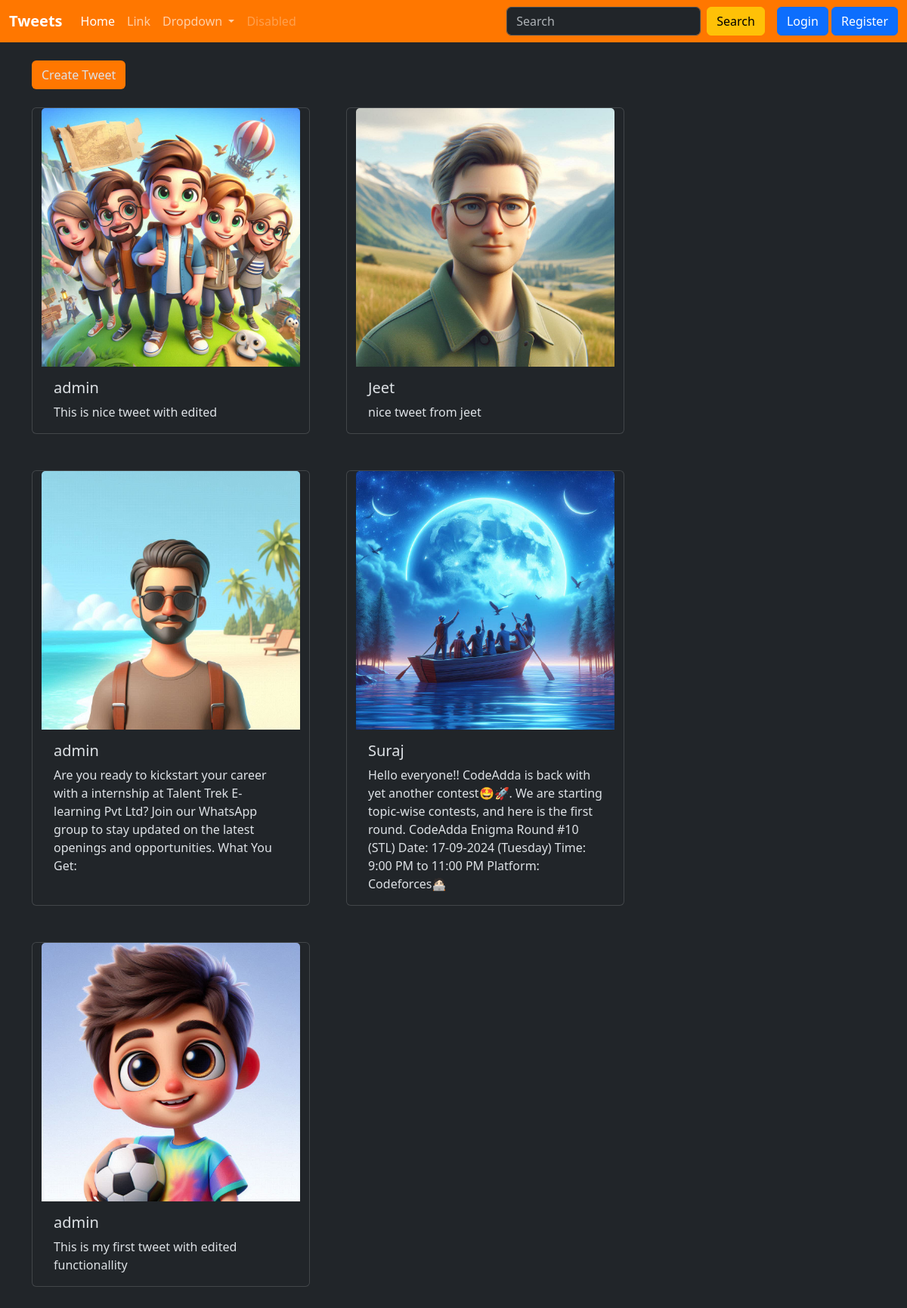
Screenshot of /tweet/ with the database file from the repository.
### tweet/models.py (models this page shows, shortened)
class Tweet(models.Model):
    user=models.ForeignKey(User,on_delete=models.CASCADE)
    text=models.TextField(max_length=250)
    photo=models.ImageField(upload_to='photo/',blank=True,null=True)
    created_at=models.DateTimeField(auto_now_add=True)
    updated_at=models.DateTimeField(auto_now=True)

### tweet/views.py (the view)
# urls.py: path('',views.tweet_list,name='tweet_list'),
def tweet_list(request):
    tweets=Tweet.objects.all().order_by("-created_at")
    return render(request,'tweet/tweet_list.html',{'tweets':tweets})

### tweet/templates/tweet/tweet_list.html (shortened to what this page needs)
{% extends "layout.html" %}
{% block content %}
<a class="btn my-4" href="{% url 'tweet_create' %}" style="background-color: #ff7700;">Create Tweet</a>
<div class="container row gap-5 mb-5 ">
  {% for tweet in tweets %}
  <div class="card" style="width: 23rem">
    <img src="{{tweet.photo.url}}" class="card-img-top" alt="..." />
    <div class="card-body">
      <h5 class="card-title">{{tweet.user.username}}</h5>
      <p class="card-text">
        {{tweet.text}}
      </p>
    </div>
  </div>
  {% endfor %}
</div>
{% endblock %}

### templates/layout.html (shortened to what this page needs)
{% load static %}
<!DOCTYPE html>
<html lang="en" data-bs-theme="dark">
<head>
    <link href="https://cdn.jsdelivr.net/npm/bootstrap@5.3.3/dist/css/bootstrap.min.css" rel="stylesheet">
</head>
<body class='bg-dark text-white'>
    <nav class="navbar navbar-expand-lg"  style="background-color: #ff7700;">
        <div class="container-fluid ">
          <a class="navbar-brand fw-bold" href="#">Tweets</a>
          <div class="collapse navbar-collapse" id="navbarSupportedContent">
            <ul class="navbar-nav me-auto mb-2 mb-lg-0">
              <li class="nav-item">
                <a class="nav-link active" aria-current="page" href="{% url 'tweet_list' %}">Home</a>
              </li>
              <li class="nav-item">
                <a class="nav-link" href="#">Link</a>
              </li>
              <li class="nav-item dropdown">
                <a class="nav-link dropdown-toggle" href="#" role="button" data-bs-toggle="dropdown" aria-expanded="false">
                  Dropdown
                </a>
              </li>
              <li class="nav-item">
                <a class="nav-link disabled" aria-disabled="true">Disabled</a>
              </li>
            </ul>
            <div class="gap-3 d-flex">
                <form class="d-flex" role="search">
                    <input class="form-control me-2" type="search" placeholder="Search" aria-label="Search">
                    <button class="btn btn-warning" type="submit">Search</button>
                </form>
                {% if user.is_authenticated %}
                <form method="post" action="{% url 'logout' %}">
                    {% csrf_token %}
                    <button type="submit" class="btn btn-danger">Logout</button>
                </form>
                {% else %}
                <div class="gap-3">
                    <a href="{% url 'login' %}" class="btn btn-primary">
                        Login
                    </a>
                    <a href="{% url 'register' %}" class="btn btn-primary">
                        Register
                    </a>
                </div>
                {% endif %}
            </div>
          </div>
        </div>
      </nav>
    <div class="container">
        {% block content %}This is default Content{% endblock %}
    </div>
</body>
</html>

### rows the page displays
Tweet: photo (picture), user.username "admin", text "This is nice tweet with edited"
Tweet: photo (picture), user.username "Jeet", text "nice tweet from jeet"
Tweet: photo (picture), user.username "admin", text "Are you ready to kickstart your career with a internship at Talent Trek E-learning Pvt Ltd? Join our WhatsApp group to stay updated on the latest openings and opportunities. What You Get:"
Tweet: photo (picture), user.username "Suraj", text "Hello everyone!! CodeAdda is back with yet another contest🤩🚀. We are starting topic-wise contests, and here is the first round. CodeAdda Enigma Round #10 (STL) Date: 17-09-2024 (Tuesday) Time: 9:00 PM to 11:00 PM Platform: Codeforces🧑🏻‍💻"
Tweet: photo (picture), user.username "admin", text "This is my first tweet with edited functionallity"
